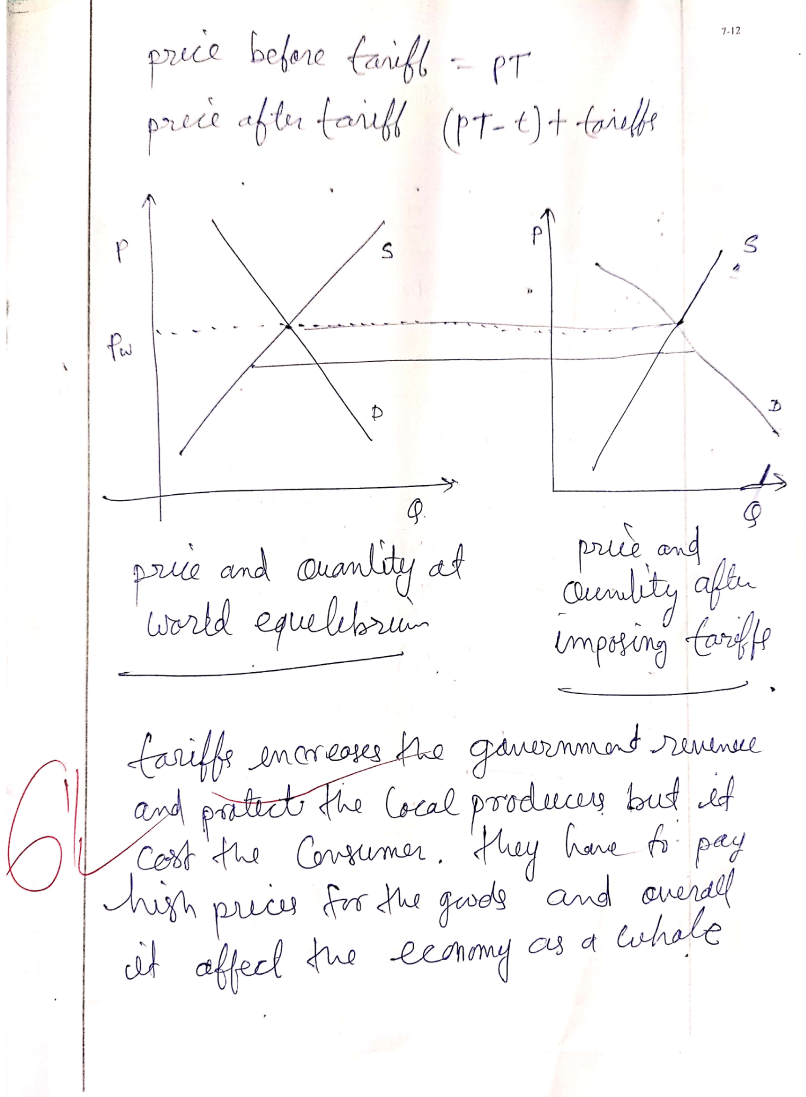
#> input picture backend/uploads/test_projection_crop.png, 1612 x 2194 px (shown at 1/2 size)
$ python debug_hough.py ../backend/uploads/test_projection_crop.png
#> lines starting #> are read from the running program, lines starting #| are printed output that depends on the picture
import cv2
import numpy as np
import sys

img = cv2.imread(sys.argv[1])
#> img is the input picture: shape (2194, 1612, 3); mean B, G, R 248.4, 247.9, 248.7
gray = cv2.cvtColor(img, cv2.COLOR_BGR2GRAY)
edges = cv2.Canny(gray, 50, 150, apertureSize=3)
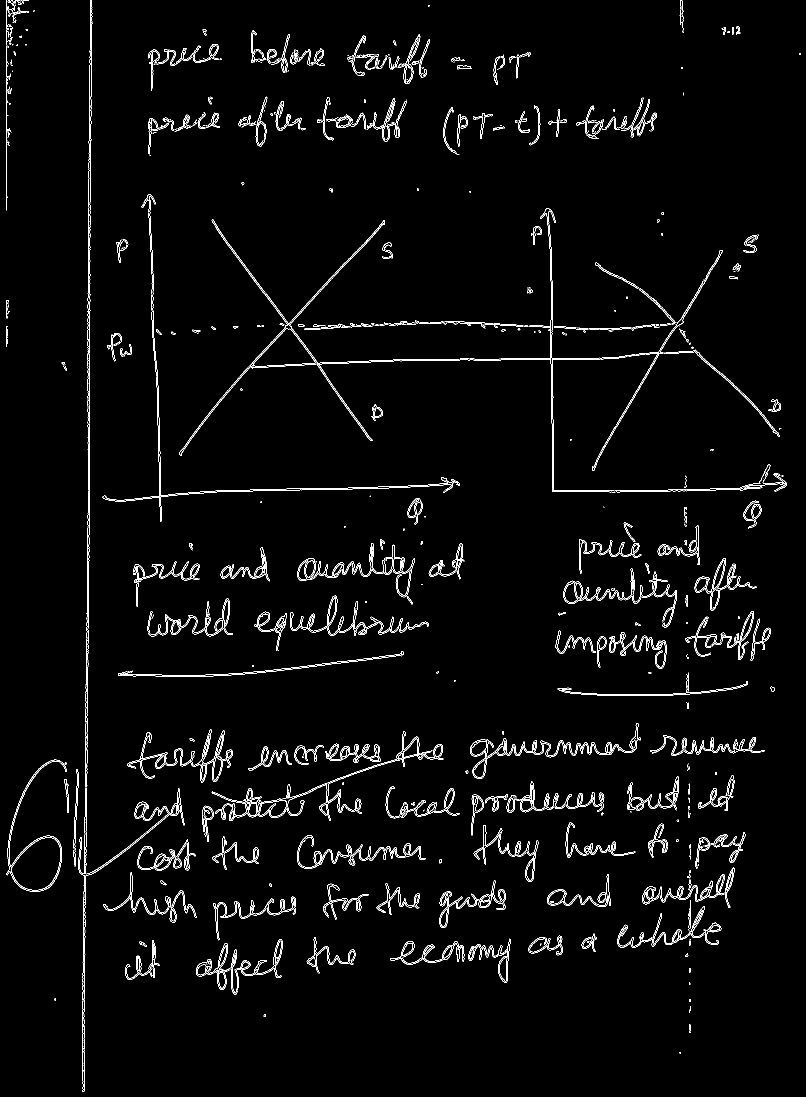
#> edges: shape (2194, 1612) (shown at 1/2 size); 2.6% white in thin lines or dots

# Find long straight lines (axes and long curves)
lines = cv2.HoughLinesP(edges, 1, np.pi/180, threshold=80, minLineLength=100, maxLineGap=20)
#> lines = 407 rows, first 6: [176, 757, 176, 431], [178, 908, 178, 562], [179, 724, 179, 405], [165, 1998, 170, 1707], [566, 636, 744, 881], [302, 467, 306, 589]

min_y = 99999
max_y = 0
min_x = 99999
max_x = 0

if lines is not None:
    for line in lines:
        x1, y1, x2, y2 = line[0]
        min_x = min(min_x, x1, x2)
        max_x = max(max_x, x1, x2)
        min_y = min(min_y, y1, y2)
        max_y = max(max_y, y1, y2)
#> this loop made 407 passes
#> (x1, y1, x2, y2, min_x, max_x, min_y, max_y) on passes 1 to 3: (176, 757, 176, 431, 176, 176, 431, 757), (178, 908, 178, 562, 176, 178, 431, 908), (179, 724, 179, 405, 176, 179, 405, 908)

if min_x < max_x and min_y < max_y:
    print(f"Hough Bbox: y={min_y}-{max_y}, x={min_x}-{max_x}")
#| Hough Bbox: y=0-2183, x=12-1537
    # Expand by 50 pixels to catch "S" "D" and axes labels!
    y1 = max(0, min_y - 50)
#> y1 = 0
    y2 = min(img.shape[0], max_y + 50)
#> y2 = 2194
    x1 = max(0, min_x - 50)
#> x1 = 0
    x2 = min(img.shape[1], max_x + 50)
#> x2 = 1587

    out = img[y1:y2, x1:x2]
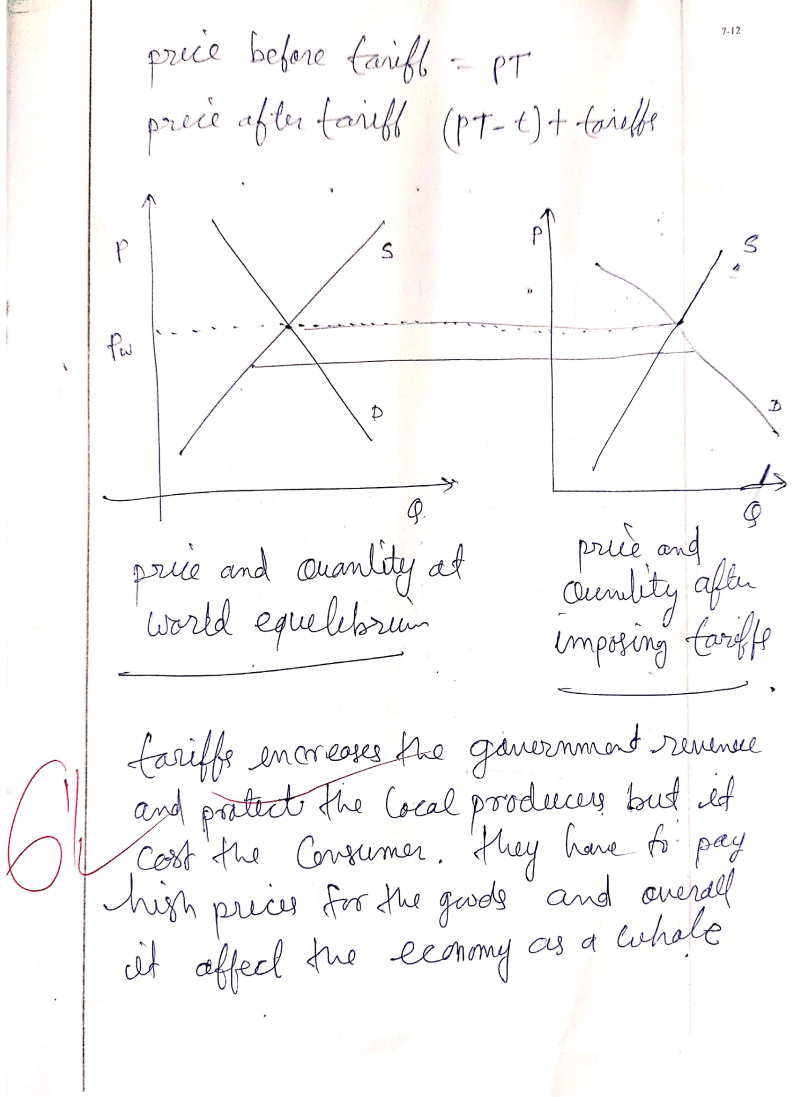
#> out: shape (2194, 1587, 3) (shown at 1/2 size); mean B, G, R 248.2, 247.8, 248.6
    cv2.imwrite("backend/uploads/debug_hough_crop.png", out)
    print("SAVED debug_hough_crop.png")
else:
    print("No lines detected.")

$ run again, on backend/uploads/1777125136872-871181030.png
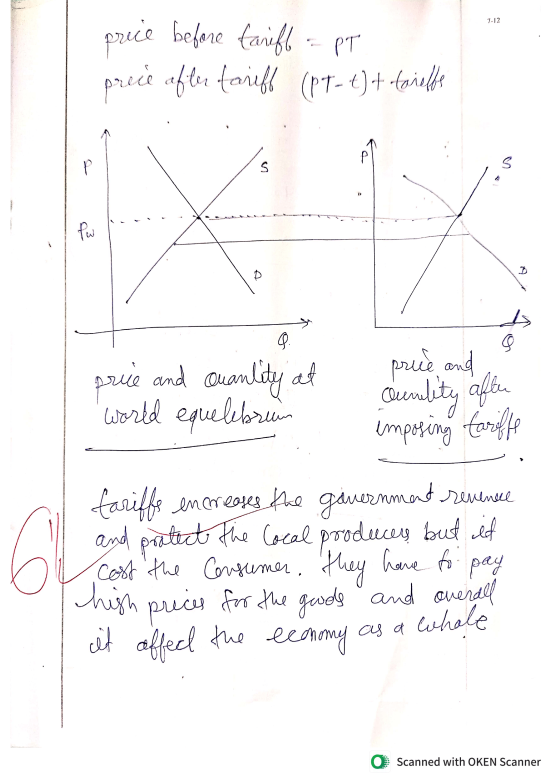
#> input picture backend/uploads/1777125136872-871181030.png, 1653 x 2339 px (shown at 1/3 size)
#> img is the input picture: shape (2339, 1653, 3); mean B, G, R 248.7, 248.3, 248.9
#> `edges = cv2.Canny(gray, 50, 150, apertureSize=3)`:
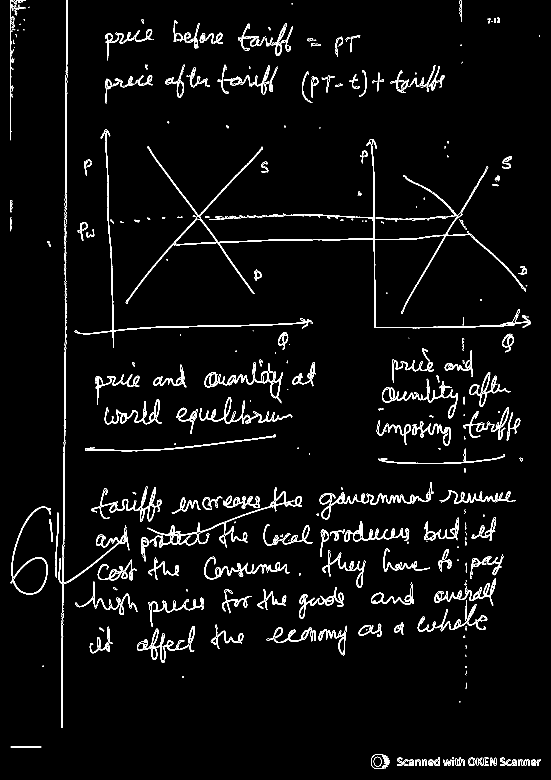
#> edges: shape (2339, 1653) (shown at 1/3 size); 2.4% white in thin lines or dots
#> lines = 443 rows, first 6: [195, 757, 195, 431], [197, 908, 197, 562], [198, 224, 198, 101], [194, 853, 194, 596], [188, 1678, 191, 1472], [1118, 459, 1121, 632]
#> the loop `for line in lines:` made 443 passes
#> (x1, y1, x2, y2, min_x, max_x, min_y, max_y) on passes 1 to 3: (195, 757, 195, 431, 195, 195, 431, 757), (197, 908, 197, 562, 195, 197, 431, 908), (198, 224, 198, 101, 195, 198, 101, 908)
#| Hough Bbox: y=0-2297, x=31-1622
#> `y1 = max(0, min_y - 50)`: y1 = 0
#> `y2 = min(img.shape[0], max_y + 50)`: y2 = 2339
#> `x1 = max(0, min_x - 50)`: x1 = 0
#> `x2 = min(img.shape[1], max_x + 50)`: x2 = 1653
